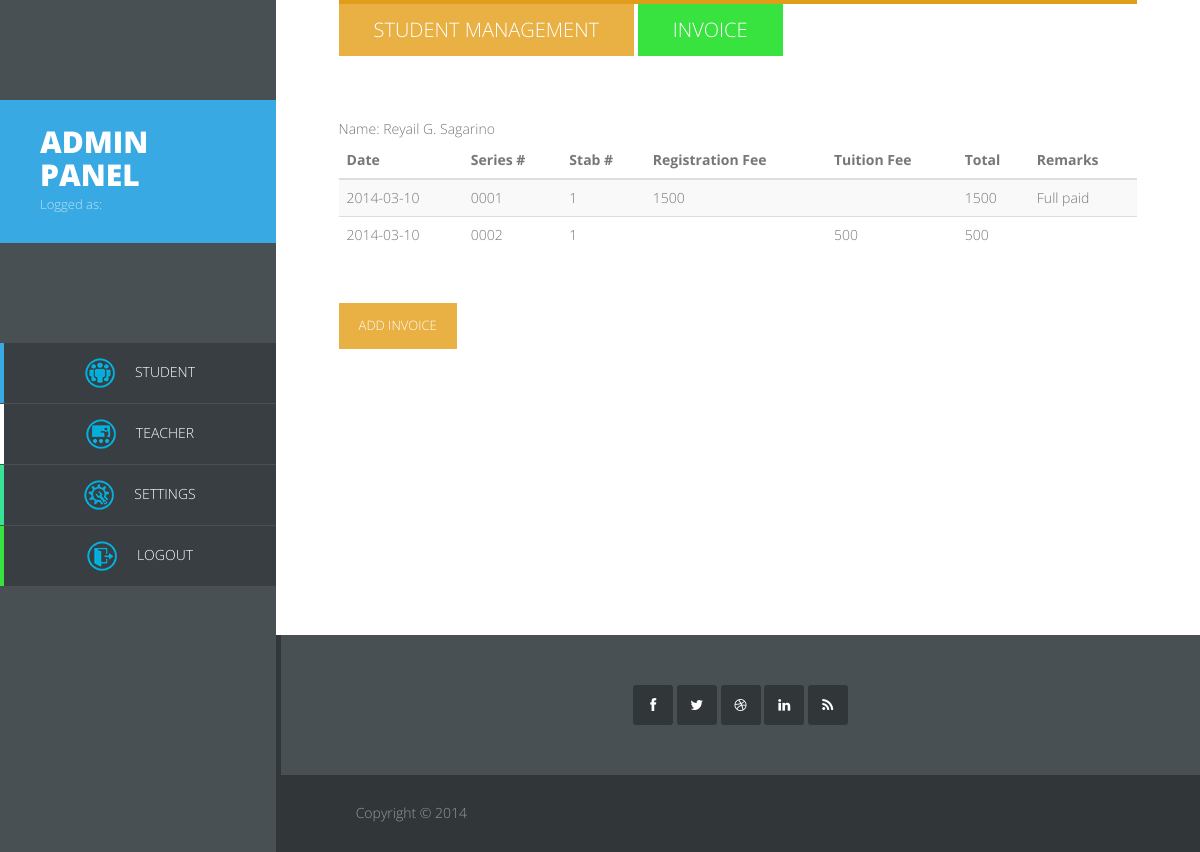
Page /admin/managestudentap.php?id=2014-040307 on the committed database.
### tables this page shows
CREATE TABLE IF NOT EXISTS `tblstudent` (
  `id` int(11) NOT NULL AUTO_INCREMENT,
  `fname` varchar(30) NOT NULL,
  `lname` varchar(30) NOT NULL,
  `mname` varchar(30) NOT NULL,
  `s_id` varchar(60) DEFAULT NULL,
  `email` varchar(100) DEFAULT NULL,
  `address` varchar(255) DEFAULT NULL,
  `fatherName` varchar(100) DEFAULT NULL,
  `motherName` varchar(100) DEFAULT NULL,
  `contactno` varchar(13) DEFAULT NULL,
  `gender` varchar(6) DEFAULT NULL,
  `center_id` varchar(100) DEFAULT NULL,
  `bdate` varchar(50) DEFAULT NULL,
  `sec_id` int(11) DEFAULT NULL,
  PRIMARY KEY (`id`)
);

CREATE TABLE IF NOT EXISTS `tblacctspayable` (
  `id` int(10) NOT NULL AUTO_INCREMENT,
  `sap_id` varchar(50) NOT NULL,
  `seriesno` varchar(50) NOT NULL,
  `stabno` varchar(50) NOT NULL,
  `regfee` varchar(50) NOT NULL,
  `tuition` varchar(50) NOT NULL,
  `subtotal` varchar(50) NOT NULL,
  `remarks` varchar(150) NOT NULL,
  `datep` varchar(50) DEFAULT NULL,
  PRIMARY KEY (`id`)
);

### admin/managestudentap.php (the view, shortened to what this page needs)
<?php
require("common.php");
		$s_id = $_GET['id'];
$sql = "SELECT * from tblstudent where s_id = '$s_id' ";
$select = mysql_query($sql);
$query3 = "
			SELECT * from tblacctspayable where sap_id = '$s_id'
		";
		try
		{
			$stmt3 = $db->prepare($query3);
			$stmt3->execute();
		}
		catch(PDOException $ex3)
		{
			die("Failed to run query: " . $ex3->getMessage());
		}
		$rows3 = $stmt3->fetchAll();
?>
<!DOCTYPE html>
<html>
<head>
	<link rel="stylesheet" href="css/bootstrap.min.css">
	<link rel="stylesheet" href="css/font-awesome.min.css">
	<link rel="stylesheet" href="css/templatemo_misc.css">
	<link rel="stylesheet" href="css/templatemo_style.css">
    </head>
<body>
	<div id="main-sidebar" class="hidden-xs hidden-sm">
		<div class="logo">
			<a href="index.php" rel="nofollow"><h1>ADMIN PANEL</h1></a>
			<span>Logged as: <b> <?php echo htmlentities($_SESSION['user']['username'], ENT_QUOTES, 'UTF-8'); ?> </b> </span>
		</div>
		<div>
	        <ul class="main-menu">
	            <li class="home"><a href="index.php"><span style="padding-right:20px;"><img src="images/students.png"></span>Student</a></li>
	            <li class"about"><a href=" Teacher.php"><span style="padding-right:20px;"><img src="images/teacher.png"></span>Teacher</a></li>
	           <li class="portfolio"><a href="Settings.php"><span style="padding-right:20px;"><img src="images/settings.png"></span>Settings</a></li>
                <li class="account"><a href="./../logout.php"><span style="padding-right:20px;"><img src="images/exit.png"></span>Logout</a></li>
	        </ul>
		</div>
	</div>
	<div id="main-content">
		<div class="container-fluid">
			<div id="about" class="section-content">
				<div class="row">
					<div class="col-md-14">
                            <div class="section-title">
                                 <h2><a href="<?php echo "managestudent.php?id=" . $s_id;?>">Student Management</a></h2>
                                <h2 style="background-color:#38e340">Invoice</h2>
                            </div>
                            <?php while ($row = mysql_fetch_assoc($select))
								{
									echo "Name: " . $row["fname"] . " " . $row["mname"] . " " . $row["lname"] ;
								}
							?>
					</div>
					<div class="col-md-14">
						<table class="table table-striped" id="resultTable">
                            <thead>
                                <tr>
                                <th> <strong>Date</strong> </th>
                                <th> <strong>Series #</strong> </th>
                                <th> <strong>Stab #</strong> </th>
                                <th> <strong>Registration Fee</strong> </th>
                                <th> <strong>Tuition Fee</strong> </th>
                                <th> <strong>Total</strong> </th>
                                <th> <strong>Remarks</strong> </th>
                                </tr>
                            </thead>
                            <tbody>
									<?php foreach($rows3 as $row3): ?>
                                        <tr>
                                            <td><?php echo htmlentities($row3['datep'], ENT_QUOTES, 'UTF-8'); ?></td>
                                            <td><?php echo htmlentities($row3['seriesno'], ENT_QUOTES, 'UTF-8'); ?></td>
                                            <td><?php echo htmlentities($row3['stabno'], ENT_QUOTES, 'UTF-8'); ?></td>
                                            <td><?php echo htmlentities($row3['regfee'], ENT_QUOTES, 'UTF-8'); ?></td>
                                            <td><?php echo htmlentities($row3['tuition'], ENT_QUOTES, 'UTF-8'); ?></td>
                                            <td><?php echo htmlentities($row3['subtotal'], ENT_QUOTES, 'UTF-8'); ?></td>
                                            <td><?php echo htmlentities($row3['remarks'], ENT_QUOTES, 'UTF-8'); ?></td>
                                        </tr>
                                    <?php endforeach; ?>
                            </tbody>
                            </table>
                            <div class="row">
                                <div class="col-md-3 ">
                                <a href="<?php echo "addinvoice.php?id=" . $s_id;?>" class="submit-btn largeButton adstdBgColor">Add Invoice</a>
                                </div>
                            </div>
					</div>
			</div>
            <div id="account" class="section-content">
				<div class="row contact-form">
                <form action="login.php" method="post">
                <div class="row contact-form">
					<div class="col-md-4">
					</div>
               </div>
                 <div class="row contact-form">
					<div class="col-md-4">
					</div>
                 </div>
						<div class="col-md-2 ">
						</div>
                   </form>
				</div>
				</div>
			</div>
		</div>
		<div class="site-footer">
			<div class="first-footer">
				<div class="container-fluid">
					<div class="row">
						<div class="col-md-12">
							<div class="social-footer">
								<ul>
									<li><a href="facebook.com" class="fa fa-facebook"></a></li>
									<li><a href="#" class="fa fa-twitter"></a></li>
									<li><a href="#" class="fa fa-dribbble"></a></li>
									<li><a href="#" class="fa fa-linkedin"></a></li>
									<li><a href="#" class="fa fa-rss"></a></li>
								</ul>
							</div>
						</div>
					</div>
				</div>
			</div>
			<div class="bottom-footer">
				<div class="container-fluid">
					<div class="row">
						<div class="col-md-6">
							<p class="copyright">Copyright © 2014
                            </p>
						</div>
					</div>
				</div>
			</div>
		</div>
	</div>
</body>
</html>

### admin/css/templatemo_style.css (style rules this page uses)
.main-menu, .responsive-menu ul, .social-member, .progess-bars, .first-footer .social-footer ul { padding: 0; margin: 0; list-style: none; }
body { font: 14px/1.85em 'Open Sans', Arial, Helvetice Neue, sans-serif; color: #777777; font-weight: 300; font-style: normal; -webkit-font-smoothing: antialiased; -webkit-text-size-adjust: 100%; }
a, a:hover, a:focus { text-decoration: none; -webkit-transition: all 150ms ease-in; -moz-transition: all 150ms ease-in; -o-transition: all 150ms ease-in; transition: all 150ms ease-in; }
h1, h2, h3, h4, h5, h6 { font-family: 'Open Sans', Arial, Helvetice Neue, sans-serif; }
*, *:before, *:after { -moz-box-sizing: border-box; -webkit-box-sizing: border-box; box-sizing: border-box; }
#main-content, .full-width-slider { float: right; width: 77%; }
.section-content { padding: 0 7%; margin-bottom: 100px; }
.section-title { border-top: 4px solid; margin-bottom: 60px; }
.section-title h2 { display: inline-block; padding: 15px 35px; color: white; text-transform: uppercase; font-weight: 300; margin: 0; font-size: 20px; }
h2 a { color: white; }
#about .section-title { border-color: #e09d1a; }
#about h2 { background-color: #e9b144; }
a.largeButton { color: white; text-transform: uppercase; font-weight: 300; font-size: 13px; display: inline-block; padding: 10px 20px; border-bottom: 3px solid; }
.adstdBgColor { background-color: #e9b144; }
#main-sidebar { float: left; width: 23%; height: 100%; position: fixed; background-color: #495054; color: white; }
.logo { margin: 100px 0; background-color: #38a9e3; padding: 25px 40px; }
.logo a { color: white; }
.logo a h1 { text-transform: uppercase; font-size: 30px; margin: 0; font-weight: 800; }
.logo span { color: #bee3f6; font-size: 13px; }
.main-menu { text-align: center; }
.main-menu li { margin-bottom: 1px; }
.main-menu li a { color: white; text-transform: uppercase; display: block; border-left: 4px solid; padding: 15px 30px; background-color: #383e41; -webkit-transition: all 150ms ease-in; -moz-transition: all 150ms ease-in; -o-transition: all 150ms ease-in; transition: all 150ms ease-in; }
li.home a { border-color: #38a9e3; }
li.portfolio a { border-color: #38e395; }
li.account a { border-color: #38e340; }
.contact-form { margin-top: 60px; }
.submit-btn { margin-top: 30px; }
.first-footer { background-color: #495054; padding: 50px; text-align: center; border-left: 5px solid #313639; }
.first-footer .social-footer ul li { display: inline; }
.first-footer .social-footer ul li a { width: 40px; height: 40px; -webkit-border-radius: 3px; border-radius: 3px; background-clip: padding-box; background-color: #313639; text-align: center; line-height: 40px; color: white; }
.bottom-footer { background-color: #313639; color: #949da2; padding: 25px 7% 16px 7%; }

### rows in the picture
tblstudent: fname "Reyail", mname "G.", lname "Sagarino"
tblacctspayable: datep "2014-03-10", seriesno "0001", stabno "1", regfee "1500", subtotal "1500", remarks "Full paid"
tblacctspayable: datep "2014-03-10", seriesno "0002", stabno "1", tuition "500", subtotal "500"
